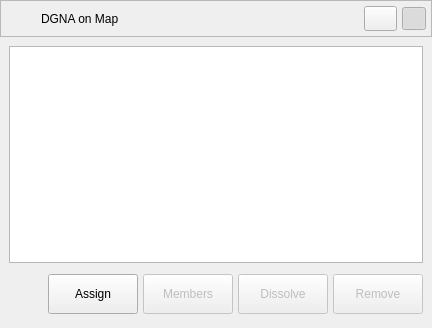
<?xml version="1.0" encoding="UTF-8"?>
<!--
 Generated by Qt.

 Copyright (C) Sapura Secured Technologies, 2016-2024. All Rights Reserved.

 @file
 @version $Id: GisDgnaList.ui 1833 2024-03-25 07:55:22Z hazim.rujhan $
-->
<ui version="4.0">
 <class>GisDgnaList</class>
 <widget class="QWidget" name="GisDgnaList">
  <property name="geometry">
   <rect>
    <x>0</x>
    <y>0</y>
    <width>432</width>
    <height>328</height>
   </rect>
  </property>
  <layout class="QVBoxLayout" name="verticalLayout">
   <property name="spacing">
    <number>0</number>
   </property>
   <property name="leftMargin">
    <number>0</number>
   </property>
   <property name="topMargin">
    <number>0</number>
   </property>
   <property name="rightMargin">
    <number>0</number>
   </property>
   <property name="bottomMargin">
    <number>0</number>
   </property>
   <item>
    <widget class="QFrame" name="dgna">
     <property name="frameShape">
      <enum>QFrame::NoFrame</enum>
     </property>
     <property name="frameShadow">
      <enum>QFrame::Raised</enum>
     </property>
     <layout class="QVBoxLayout" name="verticalLayout_9">
      <property name="spacing">
       <number>0</number>
      </property>
      <property name="leftMargin">
       <number>0</number>
      </property>
      <property name="topMargin">
       <number>0</number>
      </property>
      <property name="rightMargin">
       <number>0</number>
      </property>
      <property name="bottomMargin">
       <number>0</number>
      </property>
      <item>
       <widget class="QFrame" name="dgnaLblFrame">
        <property name="maximumSize">
         <size>
          <width>16777215</width>
          <height>37</height>
         </size>
        </property>
        <property name="frameShape">
         <enum>QFrame::StyledPanel</enum>
        </property>
        <property name="frameShadow">
         <enum>QFrame::Raised</enum>
        </property>
        <layout class="QHBoxLayout" name="horizontalLayout">
         <property name="spacing">
          <number>5</number>
         </property>
         <property name="leftMargin">
          <number>5</number>
         </property>
         <property name="topMargin">
          <number>5</number>
         </property>
         <property name="rightMargin">
          <number>5</number>
         </property>
         <property name="bottomMargin">
          <number>5</number>
         </property>
         <item>
          <widget class="QLabel" name="dgnaIconLbl">
           <property name="maximumSize">
            <size>
             <width>30</width>
             <height>30</height>
            </size>
           </property>
           <property name="text">
            <string/>
           </property>
           <property name="pixmap">
            <pixmap resource="Resources.qrc">:/Images/images/icon_dgna_ind.png</pixmap>
           </property>
           <property name="scaledContents">
            <bool>true</bool>
           </property>
          </widget>
         </item>
         <item>
          <widget class="QLabel" name="dgnaLabel">
           <property name="text">
            <string>DGNA on Map</string>
           </property>
          </widget>
         </item>
         <item>
          <widget class="QToolButton" name="floatButton">
           <property name="toolTip">
            <string>Float</string>
           </property>
           <property name="icon">
            <iconset resource="Resources.qrc">
             <normaloff>:/Images/images/icon_float_up.png</normaloff>
             <normalon>:/Images/images/icon_float_down.png</normalon>
             :/Images/images/icon_float_up.png</iconset>
           </property>
           <property name="iconSize">
            <size>
             <width>25</width>
             <height>25</height>
            </size>
           </property>
           <property name="checkable">
            <bool>true</bool>
           </property>
          </widget>
         </item>
         <item>
          <widget class="QToolButton" name="toggleBtn">
           <property name="icon">
            <iconset resource="Resources.qrc">
             <normaloff>:/Images/images/icon_downward.png</normaloff>
             <normalon>:/Images/images/icon_upward.png</normalon>:/Images/images/icon_downward.png</iconset>
           </property>
           <property name="checkable">
            <bool>true</bool>
           </property>
           <property name="checked">
            <bool>true</bool>
           </property>
           <property name="autoRaise">
            <bool>true</bool>
           </property>
          </widget>
         </item>
        </layout>
       </widget>
      </item>
      <item>
       <widget class="QFrame" name="dgnaFrame">
        <property name="maximumSize">
         <size>
          <width>16777215</width>
          <height>16777215</height>
         </size>
        </property>
        <property name="frameShape">
         <enum>QFrame::NoFrame</enum>
        </property>
        <property name="frameShadow">
         <enum>QFrame::Raised</enum>
        </property>
        <layout class="QVBoxLayout" name="verticalLayout_2">
         <item>
          <widget class="QListView" name="listView"/>
         </item>
         <item>
          <layout class="QHBoxLayout" name="dissolveLO">
           <property name="spacing">
            <number>5</number>
           </property>
           <property name="topMargin">
            <number>5</number>
           </property>
           <property name="bottomMargin">
            <number>5</number>
           </property>
           <item>
            <spacer name="horizontalSpacer">
             <property name="orientation">
              <enum>Qt::Horizontal</enum>
             </property>
             <property name="sizeHint" stdset="0">
              <size>
               <width>40</width>
               <height>20</height>
              </size>
             </property>
            </spacer>
           </item>
           <item>
            <widget class="QPushButton" name="assignBtn">
             <property name="minimumSize">
              <size>
               <width>90</width>
               <height>40</height>
              </size>
             </property>
             <property name="text">
              <string>Assign</string>
             </property>
            </widget>
           </item>
           <item>
            <widget class="QPushButton" name="viewBtn">
             <property name="enabled">
              <bool>false</bool>
             </property>
             <property name="minimumSize">
              <size>
               <width>90</width>
               <height>40</height>
              </size>
             </property>
             <property name="text">
              <string>Members</string>
             </property>
            </widget>
           </item>
           <item>
            <widget class="QPushButton" name="dissolveBtn">
             <property name="enabled">
              <bool>false</bool>
             </property>
             <property name="minimumSize">
              <size>
               <width>90</width>
               <height>40</height>
              </size>
             </property>
             <property name="text">
              <string>Dissolve</string>
             </property>
            </widget>
           </item>
           <item>
            <widget class="QPushButton" name="removeBtn">
             <property name="enabled">
              <bool>false</bool>
             </property>
             <property name="minimumSize">
              <size>
               <width>90</width>
               <height>40</height>
              </size>
             </property>
             <property name="text">
              <string>Remove</string>
             </property>
            </widget>
           </item>
          </layout>
         </item>
        </layout>
       </widget>
      </item>
     </layout>
    </widget>
   </item>
  </layout>
 </widget>
 <resources>
  <include location="Resources.qrc"/>
 </resources>
 <connections/>
</ui>
